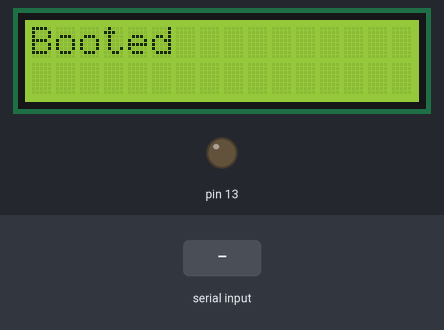
A sketch run on a simulated Arduino Uno, built with avr-gcc and run on an emulated ATmega328P. Parts: 16×2 character LCD, output pins drawn as LEDs (lit = HIGH). The inputs (shaded band) are chosen by the test bench. What the sketch prints to the serial monitor is not drawn.

Above: at 1.2 s.
1.3 s: "1" received over Serial
At 1.7 s:
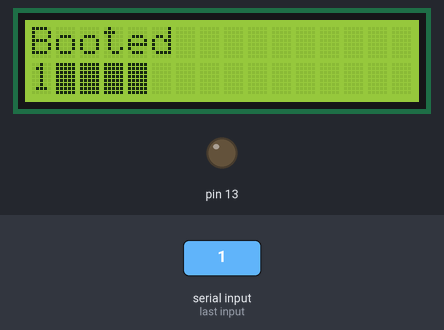
2.8 s: "0" received over Serial
At 4.0 s:
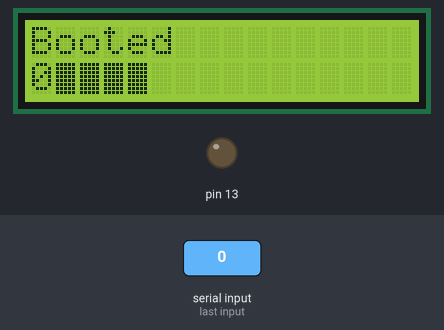
4.3 s: "2" received over Serial
At 5.2 s:
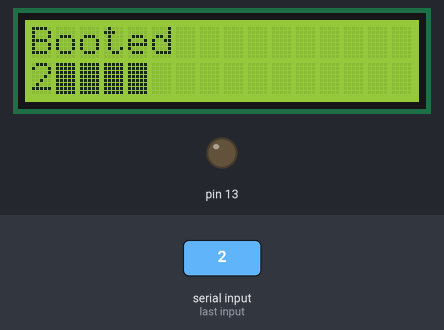
Timing chart, 0 to 7.3 s (numbered marks = the images above; inputs shaded):
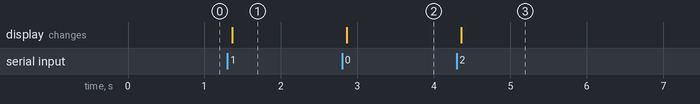

The sketch:

ArduinoInterface2.ino
```cpp
// (licence header left out)
//Serial instructions follow the format:
//Device# - To differentiate between listening wireless devices
//Primary Task - Choose between major tasks of the device
//Primary Instruction - Choose function to call
//Arg1
//Arg2
#include <LiquidCrystal.h>
LiquidCrystal lcd(12,11,5,4,3,2);

//int  intMenu, intSubmenu, intChoice, intEnd = -1;
char buffer[5];

void setup(){
  lcd.begin(16, 2);
  lcd.print("Booted");
  Serial.begin(9600);
  pinMode(13, OUTPUT);
}

void loop() {

  if(Serial.available()){
    //delay(10);
    //if(Serial.peek() == '<'){
      //Serial.read();               // Erase <
      delay(10);
      for(int n=0; n<5; n++){    //Get Data
        buffer[n] = Serial.read();
        delay(10);
      }
      Serial.read();//Clear '\0', otherwise buffer refills from \0
      lcd.setCursor(0,1);
      for(int i=0;i<5;i++){
        lcd.print(buffer[i]);
        Serial.println(buffer[i]);
      }
    //}

  }
}
```

Measured:
- after the input at 1.3 s, the display: changes after 0.06 s (image 1)
- after the input at 2.8 s, the display: changes after 0.06 s (image 2)
- after the input at 4.3 s, the display: changes after 0.06 s (image 3)
